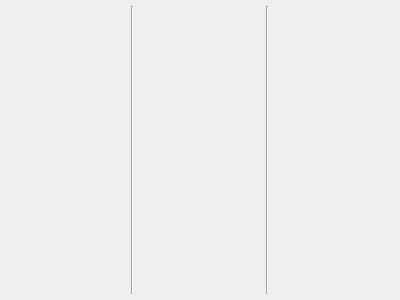
<?xml version="1.0" encoding="UTF-8"?>
<ui version="4.0">
 <class>ArmourSetView</class>
 <widget class="QWidget" name="ArmourSetView">
  <property name="geometry">
   <rect>
    <x>0</x>
    <y>0</y>
    <width>400</width>
    <height>300</height>
   </rect>
  </property>
  <property name="windowTitle">
   <string>Form</string>
  </property>
  <layout class="QHBoxLayout" name="horizontalLayout">
   <property name="leftMargin">
    <number>6</number>
   </property>
   <property name="topMargin">
    <number>6</number>
   </property>
   <property name="rightMargin">
    <number>6</number>
   </property>
   <property name="bottomMargin">
    <number>6</number>
   </property>
   <item>
    <widget class="QWidget" name="widgetGears" native="true">
     <layout class="QVBoxLayout" name="verticalLayoutGearParts"/>
    </widget>
   </item>
   <item>
    <widget class="Line" name="line_2">
     <property name="orientation">
      <enum>Qt::Vertical</enum>
     </property>
    </widget>
   </item>
   <item>
    <widget class="QWidget" name="widgetCells" native="true">
     <layout class="QVBoxLayout" name="verticalLayoutGearCells">
      <property name="leftMargin">
       <number>9</number>
      </property>
      <property name="topMargin">
       <number>9</number>
      </property>
      <property name="rightMargin">
       <number>9</number>
      </property>
      <property name="bottomMargin">
       <number>9</number>
      </property>
     </layout>
    </widget>
   </item>
   <item>
    <widget class="Line" name="line">
     <property name="orientation">
      <enum>Qt::Vertical</enum>
     </property>
    </widget>
   </item>
   <item>
    <widget class="QWidget" name="widgetSkills" native="true">
     <property name="sizePolicy">
      <sizepolicy hsizetype="Preferred" vsizetype="Preferred">
       <horstretch>0</horstretch>
       <verstretch>0</verstretch>
      </sizepolicy>
     </property>
     <layout class="QVBoxLayout" name="verticalLayoutSkills"/>
    </widget>
   </item>
  </layout>
 </widget>
 <resources/>
 <connections/>
</ui>
